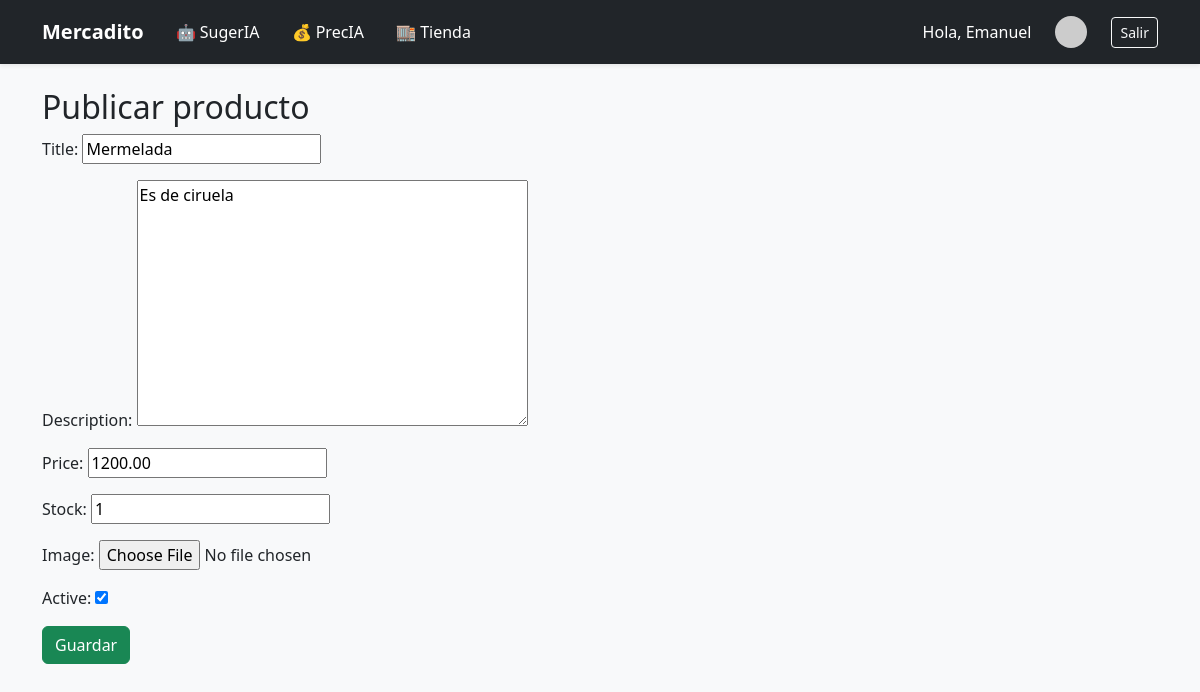
The page /market/edit/2/ (signed in) on the database its author committed.
### market/models.py (models this page shows, shortened)
class Product(models.Model):
    seller = models.ForeignKey(settings.AUTH_USER_MODEL, on_delete=models.CASCADE, related_name="products")
    title = models.CharField(max_length=200)
    description = models.TextField(blank=True)
    marca = models.CharField(max_length=100, blank=True, default="Generico")
    price = models.DecimalField(max_digits=12, decimal_places=2)
    stock = models.PositiveIntegerField(default=1)  # nuevo campo
    image = models.ImageField(upload_to="product_images/", blank=True, null=True)  # opcional
    active = models.BooleanField(default=True)
    created_at = models.DateTimeField(auto_now_add=True)
    updated_at = models.DateTimeField(auto_now=True)  # fecha de última modificación

### market/views.py (the view)
# urls.py: path("edit/<int:pk>/", views.product_edit, name="product-edit"),
@login_required
def product_edit(request, pk):
    product = get_object_or_404(Product, pk=pk, seller=request.user)
    if request.method == "POST":
        form = ProductForm(request.POST, request.FILES, instance=product)
        if form.is_valid():
            form.save()
            return redirect("market:productlist")
    else:
        form = ProductForm(instance=product)
    return render(request, "product_form.html", {"form": form})

### market/forms.py
class ProductForm(forms.ModelForm):
    class Meta:
        model = Product
        fields = ["title", "description", "price", "stock", "image", "active"]

### market/templates/product_form.html (shortened to what this page needs)
{% extends "base.html" %}
{% block content %}
<h2>Publicar producto</h2>
<form method="post" enctype="multipart/form-data">
  {{ form.as_p }}
  <button type="submit" class="btn btn-success">Guardar</button>
</form>
{% endblock %}

### core/templates/base.html (shortened to what this page needs)
{% load static %}
<!doctype html>
<html lang="es">
<head>
  <link href="https://cdn.jsdelivr.net/npm/bootstrap@5.3.8/dist/css/bootstrap.min.css" rel="stylesheet">
  <link rel="stylesheet" href="https://cdnjs.cloudflare.com/ajax/libs/font-awesome/6.5.0/css/all.min.css">
  <link rel="stylesheet" href="{% static 'css/styles.css' %}">
</head>
<body class="bg-light">
  <nav class="navbar navbar-expand-lg navbar-dark bg-dark shadow-sm">
    <div class="container">
      <a class="navbar-brand fw-bold" href="{% url 'home' %}">Mercadito</a>
        <a class="nav-link text-white px-3" href="{% url 'market_ai:aichat' %}">
        🤖 SugerIA
        </a>
        <a class="nav-link text-white px-3" href="{% url 'market_ai:pricesuggest' %}">
          💰 PrecIA
        </a>
         <a class="nav-link text-white px-3" href="{% url 'market:productlist' %}">
          🏬 Tienda
        </a>
      <div class="collapse navbar-collapse justify-content-end" id="navbarNav">
        <ul class="navbar-nav align-items-center">
          {% if user.is_authenticated %}
            <li class="nav-item me-3 text-white">
              Hola, {{ user.first_name|default:user.username }}
            </li>
            <li class="nav-item me-3">
              <a href="{% url 'profile' %}" class="nav-link">
                {% if user.profile.avatar %}
                  <img src="{{ user.profile.avatar.url }}"
                       alt="Avatar"
                       class="rounded-circle"
                       width="32" height="32"
                       style="object-fit: cover;">
                {% else %}
                  <img src="https://ui-avatars.com/api/?name={{ user.username }}&background=random"
                       alt="Avatar"
                       class="rounded-circle"
                       width="32" height="32">
                {% endif %}
              </a>
            </li>
            <li class="nav-item">
              <form method="post" action="{% url 'account_logout' %}" class="d-inline">
                <button type="submit" class="btn btn-outline-light btn-sm">Salir</button>
              </form>
            </li>
          {% else %}
            <li class="nav-item">
              <a href="{% url 'account_login' %}" class="btn btn-outline-light btn-sm">Entrar</a>
            </li>
          {% endif %}
        </ul>
      </div>
    </div>
  </nav>
  <main class="container my-4">
    {% block content %}{% endblock %}
  </main>
</body>
</html>

### rows shown on the page
Product: title "Mermelada", description "Es de ciruela", price "1200.00", stock "1", active "☑"

### other values the page prints
{{ user.first_name|default:user.username }} "Emanuel"
